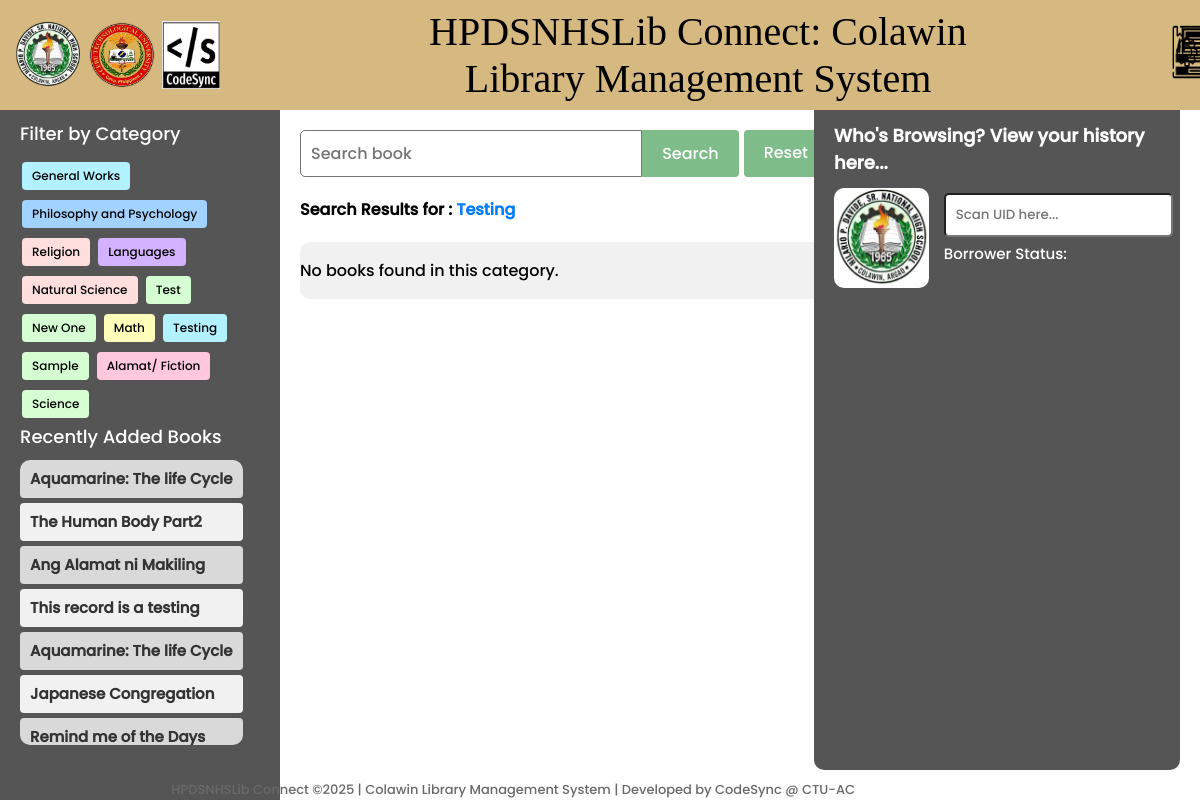
Screenshot of /?category=Testing with the database file from the repository.
### library/models.py (models this page shows, shortened)
class Category(models.Model):
    name = models.CharField(max_length=100, unique=True)

class BookInventory(models.Model):
    BOOK_TYPE_CHOICES = [
        ('Circulation', 'Circulation'),
        ('Reference', 'Reference'),
        ('Novel', 'Novel'),
        ('Research/Academic', 'Research/Academic'),
        ('Encyclopedia', 'Encyclopedia'),
        ('Dictionary', 'Dictionary'),
        ('Year Book', 'Year Book'),
    ]
    book_number = models.CharField(max_length=10, primary_key=True)
    record_date = models.DateTimeField(auto_now_add=True)
    class_field = models.CharField(max_length=100, blank=True, null=True)
    author = models.CharField(max_length=200, blank=True, null=True)
    book_title = models.CharField(max_length=200)
    edition = models.CharField(max_length=50, blank=True, null=True)
    volume = models.CharField(max_length=50, blank=True, null=True)
    pages = models.IntegerField(blank=True, null=True)
    quantity = models.PositiveIntegerField(default=1)
    fund_source = models.CharField(max_length=100, blank=True, null=True)
    price = models.DecimalField(max_digits=10, decimal_places=2, blank=True, null=True)
    publisher = models.CharField(max_length=200, blank=True, null=True)
    year = models.IntegerField(blank=True, null=True)
    remark = models.TextField(blank=True, null=True)
    book_type = models.CharField(max_length=50, choices=BOOK_TYPE_CHOICES, default='Circulation')  # New field
    category = models.ForeignKey(Category, on_delete=models.CASCADE)
    location = models.ForeignKey(Location, on_delete=models.SET_NULL, blank=True, null=True, default=1)
    qr_code = models.ImageField(upload_to='qr_codes/', blank=True, null=True)
    status = models.CharField(max_length=50, default='Available')

### library/views.py (the view, shortened to what this page needs)
# urls.py: path('', views.landing, name='landing'),
def landing(request):
    query = request.GET.get('q')
    category_name = request.GET.get('category')  # Get category name from query params
    book_number = request.GET.get('book_number')  # Get book number from query params
    books = BookInventory.objects.all()
    categories = Category.objects.all()
    if category_name:
        books = books.filter(category__name=category_name)  # Filter by category
    if query:
        books = books.filter(
            Q(book_title__icontains=query) |
            Q(author__icontains=query) |
            Q(book_number__icontains=query)
        )
    recent_books = BookInventory.objects.order_by('-record_date')[:10]
    for book in recent_books:
        try:
            latest_borrow_slip = BorrowSlip.objects.filter(book_number=book.book_number).order_by('-date_borrow').first()
            current_date = timezone.now().date()
            if latest_borrow_slip:
                if latest_borrow_slip.due_date.date() < current_date and not latest_borrow_slip.returned:
                    book.status = 'Overdue'
                elif latest_borrow_slip.returned:
                    book.status = 'Returned'
                else:
                    book.status = 'Borrowed'
            else:
                book.status = 'Available'
        except BorrowSlip.DoesNotExist:
            book.status = 'Available'
    book_detail = None
    category_counts = BookInventory.objects.values('category__name').annotate(count=Count('book_number')).order_by('category__name')
    categories_with_counts = [entry['category__name'] for entry in category_counts]
    counts = [entry['count'] for entry in category_counts]
    colors = plt.get_cmap('tab20').colors  # Use a colormap with enough distinct colors
    category_colors = dict(zip(categories_with_counts, colors))
    plt.figure(figsize=(14, 6))  # Increase figure width to accommodate legend
    bars = plt.bar(range(len(categories_with_counts)), counts, color=[category_colors[cat] for cat in categories_with_counts])
    plt.xlabel('Category')
    plt.ylabel('Number of Books')
    plt.title('Number of Books by Category')
    plt.xticks(range(len(categories_with_counts)), [''] * len(categories_with_counts))  # Empty labels for now
    handles = [plt.Line2D([0], [0], color=color, lw=4) for color in category_colors.values()]
    plt.legend(handles, category_colors.keys(), loc='center left', bbox_to_anchor=(1, 0.5))
    buffer = BytesIO()
    plt.savefig(buffer, format='png', bbox_inches='tight')
    buffer.seek(0)
    image_png = buffer.getvalue()
    buffer.close()
    graph = base64.b64encode(image_png).decode('utf-8')
    return render(request, 'library/landing.html', {
        'books': books,  # Pass filtered books to the template
        'query': query,
        'recent_books': recent_books,
        'book_detail': book_detail,
        'graph': graph,
        'categories': categories,
        'category_name': category_name,  # Pass the category name to the template
    })

### library/templates/library/landing.html (shortened to what this page needs)
{% extends 'main.html' %}
{% load static %}
{% block content %}
<div class="header">
    <img src="{% static 'images/hpdslogo.png' %}" alt="logo" style="width: 68px; height: 68px; border-radius: 50%; padding-left: 6px;">
    <img src="{% static 'images/ctu.png' %}" alt="logo" style="width: 68px; height: 68px; border-radius: 50%; padding-left: 6px;">
    <img src="{% static 'images/Codesynlogo.png' %}" alt="logo" style="width: 58px; height: 68px; padding-left: 6px;">
    <p class="title">HPDSNHSLib Connect: Colawin Library Management System</p>
    <a href="{% url 'landingLog' %}" class="hover-label-container">
        <img src="{% static 'images/documents.png' %}" style="width: 60px; height: 55px; padding-left: 140px;" alt="">
    </a>
    <a href="{% url 'directory' %}" class="hover-label-container">
        <img src="{% static 'images/literature.png' %}" style="width: 65px; height: 60px;" alt="">
    </a>
</div>
<div class="sidebar">
    <div class="section-label" style="margin-top: 30px; font-weight: lighter;">Filter by Category</div>
    <div class="category-button-container">
        {% for category in categories %}
            <a href="{% url 'landing' %}?category={{ category.name }}"
            class="category-button" data-category-name="{{ category.name }}">
                {{ category.name }}
            </a>
        {% empty %}
            <div style="margin: 5px; padding: 10px; color: gray;">No categories available</div>
        {% endfor %}
    </div>
    <div class="section-label" style="font-weight: lighter;">Recently Added Books</div>
    <div class="book-item-container">
        {% for recent_book in recent_books %}
            <a href="{% url 'landing' %}?book_number={{ recent_book.book_number }}"
               class="book-item {% if forloop.counter|divisibleby:2 %}even-row{% else %}odd-row{% endif %}"
               style="text-decoration: none; color: black; margin-bottom: 5px;">
                <div class="book-title" style="font-size: 15px;">
                    {{ recent_book.book_title }}
                </div>
            </a>
        {% endfor %}
    </div>
</div>
<div class="main-content">
    <div class="left">
        <div class="search-form-container">
            <div class="search-container">
                <form method="GET" action="{% url 'landing' %}" style="flex: 1; display: flex;">
                    <input type="text" class="search-input" name="q" placeholder="Search book" value="None" id="searchInput" autofocus onfocus="clearDefaultValue()" style="font-family: 'Poppins', sans-serif;">
                    <button type="submit" class="search-button" style="margin-right: 5px;">Search</button>
                    <a href="{% url 'landing' %}" class="reset-button">Reset</a>
                </form>
            </div>
        </div>
        <div class="section-label">Search Results for :
            {% if category_name %}
                 <strong style="color: #007bff;">{{ category_name }}</strong>
            {% endif %}
        </div>
<div class="book-item-container">
    {% if book_detail %}
        <strong style="background-color: #D6B980; color:black; border-radius: 5px; padding: 10px 10px 5px 10px; font-size: large;">
            {{ book_detail.book_title }}
        </strong>
        <div class="book-details">
            <p style="text-align: justify;">This was authored by <strong>{{ book_detail.author }}</strong>.
                It has the book number <strong>{{ book_detail.book_number }}</strong>. The book falls under the category of
                <strong>{{ book_detail.category.name }}</strong>. This book has <strong>{{ book_detail.edition }}</strong> edition, and it comprises
                <strong>{{ book_detail.volume }}</strong> volume(s) with <strong>{{ book_detail.pages }}</strong> pages.
                There are <strong>{{ book_detail.quantity }}</strong> copy/copies available. The book is funded as <strong>{{ book_detail.fund_source }}</strong>
                and is priced at <strong>{{ book_detail.price }}</strong>. It was published at <strong>{{ book_detail.publisher }}</strong> in the year
                <strong>{{ book_detail.year }}</strong>. <br><br>
            </p>
            <h2 id="book-title"></h2>
            <p id="status-summary">
                <label style="font-size: 14px; margin-right: 140px; margin-bottom: 4px;">
                    <strong>Copies:</strong> <span>{{ book_detail.quantity }}</span>
                </label>
                <label for="available-count" class="status-item" style="background-color: #d4edda; padding: 2px 6px; border-radius: 3px; margin-right: 6px; margin-bottom: 4px;">
                    <strong>Available:</strong> <span id="available-count">Loading...</span>
                </label>
                <label for="borrowed-count" class="status-item" style="background-color: #cce5ff; padding: 2px 6px; border-radius: 3px; margin-right: 6px; margin-bottom: 4px;">
                    <strong>Borrowed:</strong> <span id="borrowed-count">Loading...</span>
                </label>
                <label for="reserved-count" class="status-item" style="background-color: #fff3cd; padding: 2px 6px; border-radius: 3px; margin-right: 6px; margin-bottom: 4px;">
                    <strong>Reserved:</strong> <span id="reserved-count">Loading...</span>
                </label>
                <label for="overdue-count" class="status-item" style="background-color: #f8d7da; padding: 2px 6px; border-radius: 3px; margin-right: 6px; margin-bottom: 4px;">
                    <strong>Overdue:</strong> <span id="overdue-count">Loading...</span>
                </label>
                <label for="lost-count" class="status-item" style="background-color: #f8d7da; padding: 2px 6px; border-radius: 3px; margin-bottom: 4px;">
                    <strong>Lost:</strong> <span id="lost-count">Loading...</span>
                </label>
            </p>
            <strong>Book Location:</strong> <strong style="color: green;">{{ book_detail.location }}</strong>.
        </div>
        <div class="button-container" style="padding-top: 20px; gap: 10px;">
            <a href="javascript:void(0);" class="search-button" style="text-decoration: none; background-color: #757575; padding: 5px; color: white; border-radius: 5px; " onclick="history.back();">Back to Search Results</a>
        </div>
    {% else %}
            {% if request.GET.category %}
            <div id="book-container">
                {% for book in books %}
                    <div>
                        <a href="{% url 'landing' %}?q={{ query }}&book_number={{ book.book_number }}&category={{ book.category.name }}"
                                class="book-item {% if forloop.counter|divisibleby:2 %}even-row{% else %}odd-row{% endif %}"
                                style="text-decoration: none; color: black;">
                                <div class="book-title">{{ book.book_title }}</div>
                                <div class="book-details">
                                    <strong>Author:</strong> {{ book.author }}<br>
                                    <strong>Book Number:</strong> {{ book.book_number }}<br>
                                </div>
                            </a>
                    </div>
                {% empty %}
                    <p>No books found in this category.</p>
                {% endfor %}
            </div>
            {% endif %}
        </div>
        {% endif %}
    </div>
    <div class="side-container">
        <div class="section-label" style="color: white; font-weight: lighter;">
            <h1 style="font-size: 18px;">Who's Browsing? View your history here...</h1>
        </div>
        <div class="search-container">
            <div class="who-container" style="display: flex;">
                <div id="qr-code-container" style="margin-bottom: 10px; margin-right: 15px;">
                    <img id="qr-code-image" src="{% static 'images/hpdslogo.png' %}" alt="QR Code" style="width: 100px; height: 100px; border-radius: 10px; background-color: white;"/>
                </div>
                <div class="side" style="width: 70%;">
                    <div class="UID_field">
                        <input type="password" id="uid-input" placeholder="Scan UID here..." oninput="fetchBorrowHistory()"
                            style="width: 95%; padding: 10px; border-radius: 5px; margin-bottom: 5px; font-family: 'Poppins', sans-serif;">
                        <p style="font-size: 15px; color: white; margin: 0;">Borrower Status: </p>
                    </div>
                </div>
            </div>
        </div>
    </div>
</div>
{% endblock content %}

### rows the page displays
Category: name "General Works"
Category: name "Philosophy and Psychology"
Category: name "Religion"
Category: name "Languages"
Category: name "Natural Science"
Category: name "Test"
Category: name "New One"
Category: name "Math"
Category: name "Testing"
Category: name "Sample"
Category: name "Alamat/ Fiction"
Category: name "Science"
BookInventory: book_title "Aquamarine: The life Cycle"
BookInventory: book_title "The Human Body Part2"
BookInventory: book_title "Ang Alamat ni Makiling"
BookInventory: book_title "This record is a testing"
BookInventory: book_title "Aquamarine: The life Cycle"
BookInventory: book_title "Japanese Congregation"
BookInventory: book_title "Remind me of the Days"
